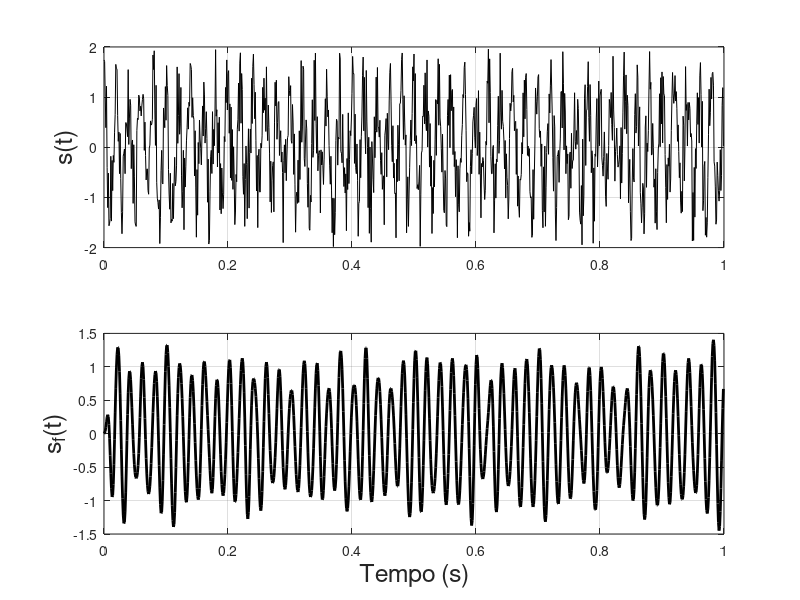

Here is the MATLAB script that generated this plot:
% Fundamentos de Acústica Submarina 

clear all, close all 

pkg load signal

a = -1.0;
b =  1.0;
amostragem = 1000;
nyquist    =  500; 
n = (b-a)*rand(1,amostragem) - (b-a)/2; % ruído branco
dt = 1.0/amostragem;
t = [0:dt:1-dt];
freq = 50;
f1   = 20.0; 
f2   = 80.0;
w = 2*pi*freq;
s = cos( w*t ) + n; % sinal e ruído
low  = f1/nyquist;
high = f2/nyquist;
% H = B/A:
[B, A] = butter(4, [low, high], 'bandpass');
sf = filter(B, A, s);

figure(1)
subplot(211)
plot(t,s,'k')
ylabel('s(t)','FontSize',18)
grid on, box on
subplot(212)
plot(t,sf,'k','LineWidth',2)
ylabel('s_f(t)','FontSize',18)
xlabel('Tempo (s)','FontSize',18)
grid on, box on

